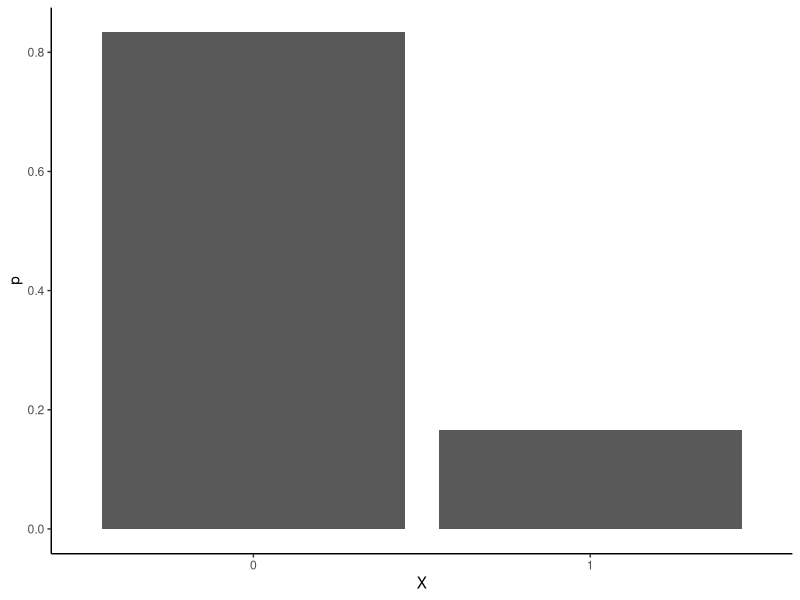
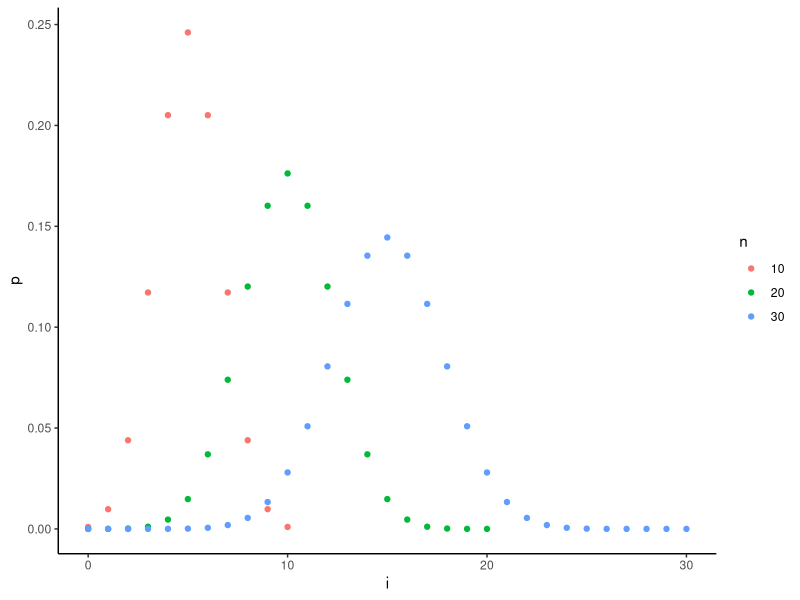
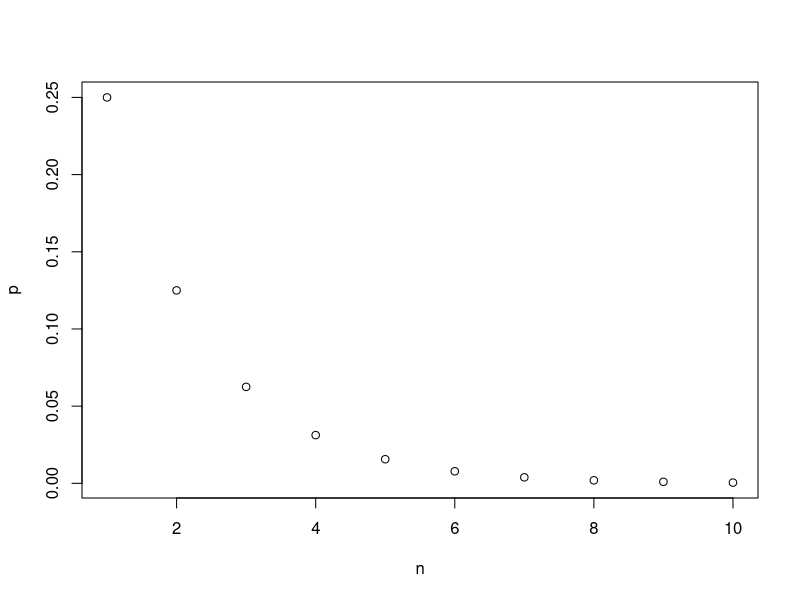
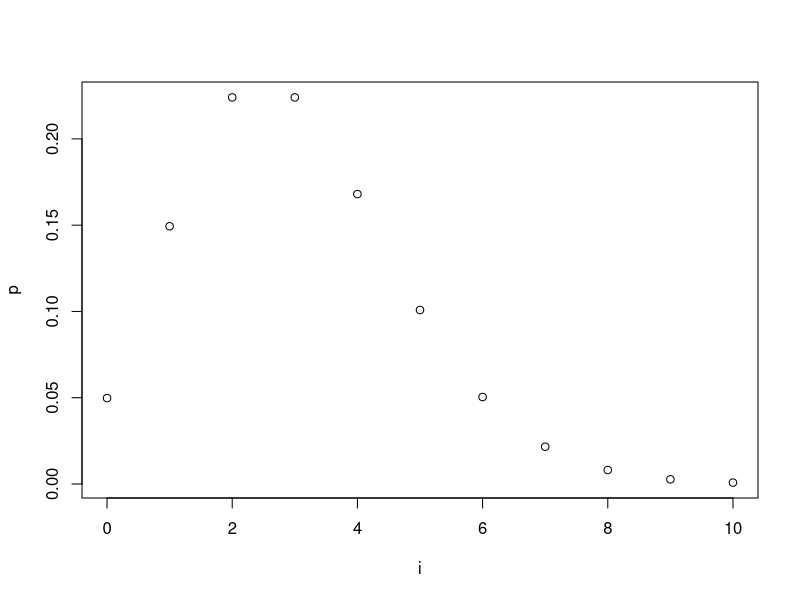
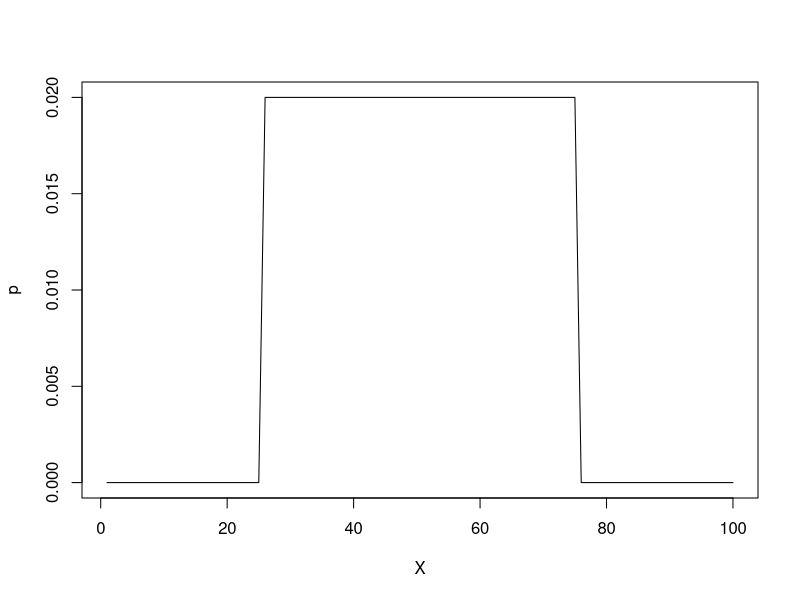
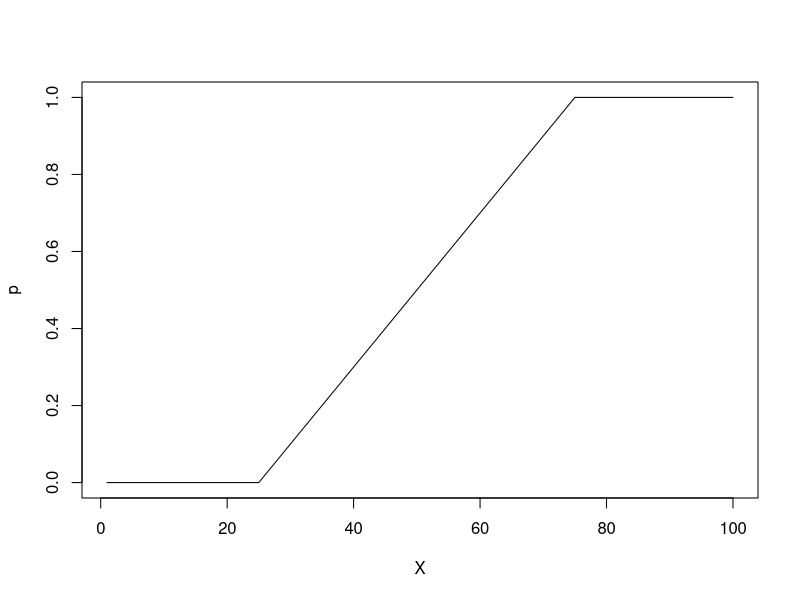
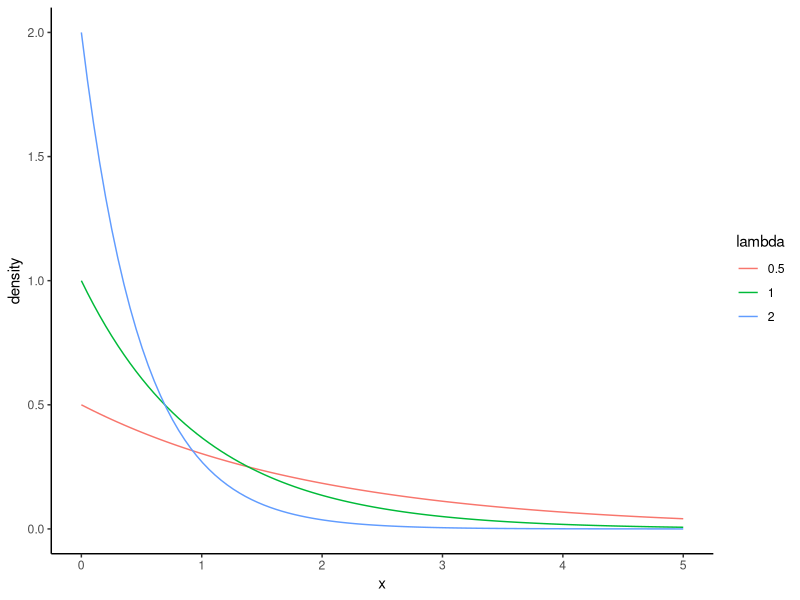
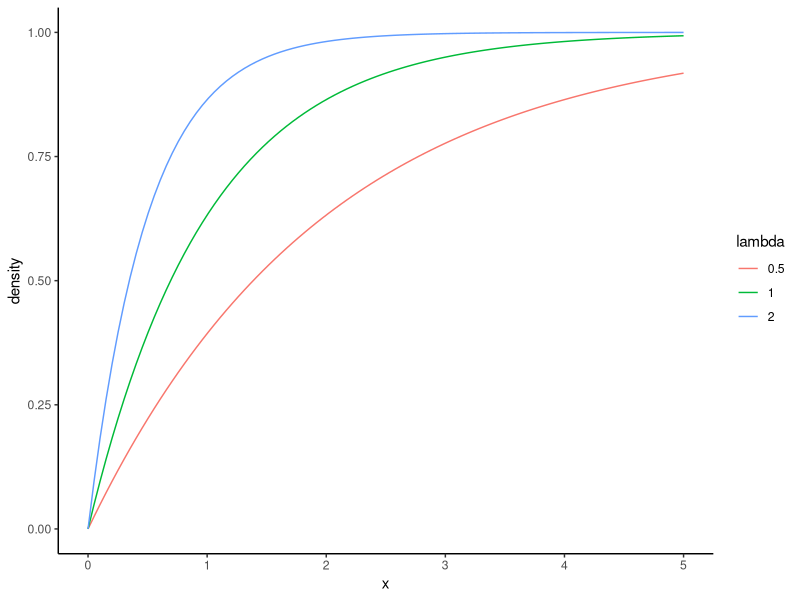

The R script that drew these images, in order:
## ---- chunk 1
knitr::opts_chunk$set(echo = TRUE)
## ---- chunk 2
library(ggplot2)
ggplot(data.frame(X=c('0','1'),p=c(5/6,1/6)),
       aes(X,p)) +
  geom_bar(stat = 'identity') +
  theme_classic() 
## ---- chunk 3
ggplot(
  data.frame(
    n=as.factor(c(rep(10,11),
                  rep(20,21),
                  rep(30,31))),
    i=c(0:10,0:20,0:30),
    p=c(dbinom(0:10,10,.5),
        dbinom(0:20,20,.5),
        dbinom(0:30,30,.5))),
  aes(i,p,color=n)
  ) +
  geom_point() +
  theme_classic()
## ---- chunk 4
plot(1:10, dgeom(1:10,.5),
     xlab='n', ylab='p')
## ---- chunk 5
plot(0:10,
     dpois(0:10,3),
     xlab='i', ylab='p')
## ---- chunk 6
plot(1:100,
     c(rep(0,25),
       rep(1/50,50),
       rep(0,25)),
     'l',
     xlab='X',
     ylab='p')
## ---- chunk 7
plot(1:100,
     c(rep(0,25),
       seq(1/50,1,1/50),
       rep(1,25)),
     'l',
     xlab='X',
     ylab='p')
## ---- chunk 8
ggplot(
  data.frame(
    x=rep(seq(0,5,length=100),3),
    lambda=as.factor(c(rep(1,100), rep(2,100), rep(.5,100))),
    density=c(dexp(seq(0,5,length=100),1), 
              dexp(seq(0,5,length=100),2), 
              dexp(seq(0,5,length=100),.5))
  ),
  aes(x,density,color=lambda)
) +
  geom_line() +
  theme_classic()
## ---- chunk 9
ggplot(
  data.frame(
    x=rep(seq(0,5,length=100),3),
    lambda=as.factor(c(rep(1,100), rep(2,100), rep(.5,100))),
    density=c(pexp(seq(0,5,length=100),1), 
              pexp(seq(0,5,length=100),2), 
              pexp(seq(0,5,length=100),.5))
  ),
  aes(x,density,color=lambda)
) +
  geom_line() +
  theme_classic()
